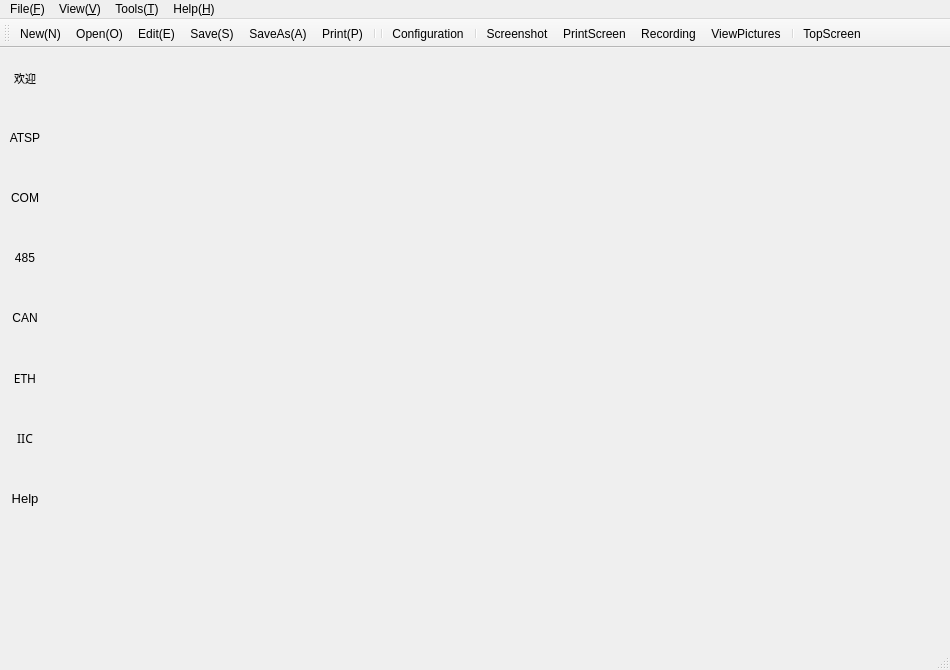
<?xml version="1.0" encoding="UTF-8"?>
<ui version="4.0">
 <class>ATSP</class>
 <widget class="QMainWindow" name="ATSP">
  <property name="geometry">
   <rect>
    <x>0</x>
    <y>0</y>
    <width>950</width>
    <height>670</height>
   </rect>
  </property>
  <property name="sizePolicy">
   <sizepolicy hsizetype="Expanding" vsizetype="Expanding">
    <horstretch>0</horstretch>
    <verstretch>0</verstretch>
   </sizepolicy>
  </property>
  <property name="minimumSize">
   <size>
    <width>800</width>
    <height>670</height>
   </size>
  </property>
  <property name="baseSize">
   <size>
    <width>800</width>
    <height>600</height>
   </size>
  </property>
  <property name="windowTitle">
   <string>ATSP-AutoTestSystemPlatform</string>
  </property>
  <property name="windowIcon">
   <iconset resource="resource.qrc">
    <normaloff>:/new/icon/images/atsp.ico</normaloff>:/new/icon/images/atsp.ico</iconset>
  </property>
  <property name="windowOpacity">
   <double>1.000000000000000</double>
  </property>
  <property name="autoFillBackground">
   <bool>true</bool>
  </property>
  <property name="iconSize">
   <size>
    <width>24</width>
    <height>24</height>
   </size>
  </property>
  <property name="toolButtonStyle">
   <enum>Qt::ToolButtonTextBesideIcon</enum>
  </property>
  <property name="documentMode">
   <bool>false</bool>
  </property>
  <widget class="QWidget" name="centralWidget">
   <property name="font">
    <font>
     <pointsize>10</pointsize>
    </font>
   </property>
   <property name="autoFillBackground">
    <bool>true</bool>
   </property>
   <layout class="QGridLayout" name="gridLayout_15">
    <property name="leftMargin">
     <number>0</number>
    </property>
    <property name="topMargin">
     <number>0</number>
    </property>
    <property name="rightMargin">
     <number>0</number>
    </property>
    <property name="bottomMargin">
     <number>0</number>
    </property>
    <property name="spacing">
     <number>0</number>
    </property>
    <item row="0" column="0">
     <widget class="QWidget" name="functionWidget" native="true">
      <property name="sizePolicy">
       <sizepolicy hsizetype="Preferred" vsizetype="Expanding">
        <horstretch>0</horstretch>
        <verstretch>0</verstretch>
       </sizepolicy>
      </property>
      <property name="minimumSize">
       <size>
        <width>50</width>
        <height>0</height>
       </size>
      </property>
      <property name="maximumSize">
       <size>
        <width>50</width>
        <height>16777215</height>
       </size>
      </property>
      <property name="autoFillBackground">
       <bool>true</bool>
      </property>
      <layout class="QGridLayout" name="gridLayout_16">
       <property name="leftMargin">
        <number>0</number>
       </property>
       <property name="topMargin">
        <number>0</number>
       </property>
       <property name="rightMargin">
        <number>0</number>
       </property>
       <property name="bottomMargin">
        <number>0</number>
       </property>
       <property name="spacing">
        <number>0</number>
       </property>
       <item row="0" column="0">
        <widget class="QToolButton" name="welcomeToolButton">
         <property name="minimumSize">
          <size>
           <width>50</width>
           <height>60</height>
          </size>
         </property>
         <property name="maximumSize">
          <size>
           <width>50</width>
           <height>60</height>
          </size>
         </property>
         <property name="font">
          <font>
           <pointsize>8</pointsize>
          </font>
         </property>
         <property name="autoFillBackground">
          <bool>false</bool>
         </property>
         <property name="text">
          <string>欢迎</string>
         </property>
         <property name="icon">
          <iconset resource="resource.qrc">
           <normaloff>:/new/icon/images/welcome.ico</normaloff>:/new/icon/images/welcome.ico</iconset>
         </property>
         <property name="iconSize">
          <size>
           <width>30</width>
           <height>30</height>
          </size>
         </property>
         <property name="checkable">
          <bool>false</bool>
         </property>
         <property name="popupMode">
          <enum>QToolButton::DelayedPopup</enum>
         </property>
         <property name="toolButtonStyle">
          <enum>Qt::ToolButtonTextUnderIcon</enum>
         </property>
         <property name="autoRaise">
          <bool>true</bool>
         </property>
         <property name="arrowType">
          <enum>Qt::NoArrow</enum>
         </property>
        </widget>
       </item>
       <item row="6" column="0">
        <widget class="QToolButton" name="ethernetToolButton">
         <property name="minimumSize">
          <size>
           <width>50</width>
           <height>60</height>
          </size>
         </property>
         <property name="maximumSize">
          <size>
           <width>50</width>
           <height>60</height>
          </size>
         </property>
         <property name="font">
          <font>
           <family>SimSun-ExtB</family>
           <pointsize>9</pointsize>
          </font>
         </property>
         <property name="autoFillBackground">
          <bool>true</bool>
         </property>
         <property name="text">
          <string>ETH</string>
         </property>
         <property name="icon">
          <iconset resource="resource.qrc">
           <normaloff>:/new/icon/images/ethernet.ico</normaloff>:/new/icon/images/ethernet.ico</iconset>
         </property>
         <property name="iconSize">
          <size>
           <width>30</width>
           <height>30</height>
          </size>
         </property>
         <property name="toolButtonStyle">
          <enum>Qt::ToolButtonTextUnderIcon</enum>
         </property>
         <property name="autoRaise">
          <bool>true</bool>
         </property>
        </widget>
       </item>
       <item row="4" column="0">
        <widget class="QToolButton" name="rs485ToolButton">
         <property name="minimumSize">
          <size>
           <width>50</width>
           <height>60</height>
          </size>
         </property>
         <property name="maximumSize">
          <size>
           <width>50</width>
           <height>60</height>
          </size>
         </property>
         <property name="font">
          <font>
           <pointsize>9</pointsize>
          </font>
         </property>
         <property name="autoFillBackground">
          <bool>true</bool>
         </property>
         <property name="text">
          <string>485</string>
         </property>
         <property name="icon">
          <iconset resource="resource.qrc">
           <normaloff>:/new/icon/images/RS485.ico</normaloff>:/new/icon/images/RS485.ico</iconset>
         </property>
         <property name="iconSize">
          <size>
           <width>30</width>
           <height>30</height>
          </size>
         </property>
         <property name="toolButtonStyle">
          <enum>Qt::ToolButtonTextUnderIcon</enum>
         </property>
         <property name="autoRaise">
          <bool>true</bool>
         </property>
        </widget>
       </item>
       <item row="1" column="0">
        <widget class="QToolButton" name="atspToolButton">
         <property name="minimumSize">
          <size>
           <width>50</width>
           <height>60</height>
          </size>
         </property>
         <property name="maximumSize">
          <size>
           <width>50</width>
           <height>60</height>
          </size>
         </property>
         <property name="font">
          <font>
           <pointsize>9</pointsize>
          </font>
         </property>
         <property name="focusPolicy">
          <enum>Qt::TabFocus</enum>
         </property>
         <property name="autoFillBackground">
          <bool>true</bool>
         </property>
         <property name="text">
          <string>ATSP</string>
         </property>
         <property name="icon">
          <iconset resource="resource.qrc">
           <normaloff>:/new/icon/images/atsp.ico</normaloff>:/new/icon/images/atsp.ico</iconset>
         </property>
         <property name="iconSize">
          <size>
           <width>30</width>
           <height>30</height>
          </size>
         </property>
         <property name="toolButtonStyle">
          <enum>Qt::ToolButtonTextUnderIcon</enum>
         </property>
         <property name="autoRaise">
          <bool>true</bool>
         </property>
        </widget>
       </item>
       <item row="2" column="0">
        <widget class="QToolButton" name="commonToolButton">
         <property name="minimumSize">
          <size>
           <width>50</width>
           <height>60</height>
          </size>
         </property>
         <property name="maximumSize">
          <size>
           <width>50</width>
           <height>60</height>
          </size>
         </property>
         <property name="font">
          <font>
           <pointsize>9</pointsize>
          </font>
         </property>
         <property name="autoFillBackground">
          <bool>true</bool>
         </property>
         <property name="text">
          <string>COM</string>
         </property>
         <property name="icon">
          <iconset resource="resource.qrc">
           <normaloff>:/new/icon/images/serialPort.ico</normaloff>:/new/icon/images/serialPort.ico</iconset>
         </property>
         <property name="iconSize">
          <size>
           <width>30</width>
           <height>30</height>
          </size>
         </property>
         <property name="toolButtonStyle">
          <enum>Qt::ToolButtonTextUnderIcon</enum>
         </property>
         <property name="autoRaise">
          <bool>true</bool>
         </property>
        </widget>
       </item>
       <item row="8" column="0">
        <widget class="QToolButton" name="helpToolButton">
         <property name="minimumSize">
          <size>
           <width>50</width>
           <height>60</height>
          </size>
         </property>
         <property name="maximumSize">
          <size>
           <width>50</width>
           <height>60</height>
          </size>
         </property>
         <property name="autoFillBackground">
          <bool>true</bool>
         </property>
         <property name="text">
          <string>Help</string>
         </property>
         <property name="icon">
          <iconset resource="resource.qrc">
           <normaloff>:/new/icon/images/help.ico</normaloff>:/new/icon/images/help.ico</iconset>
         </property>
         <property name="iconSize">
          <size>
           <width>30</width>
           <height>30</height>
          </size>
         </property>
         <property name="toolButtonStyle">
          <enum>Qt::ToolButtonTextUnderIcon</enum>
         </property>
         <property name="autoRaise">
          <bool>true</bool>
         </property>
        </widget>
       </item>
       <item row="9" column="0">
        <spacer name="verticalSpacer">
         <property name="orientation">
          <enum>Qt::Vertical</enum>
         </property>
         <property name="sizeHint" stdset="0">
          <size>
           <width>20</width>
           <height>246</height>
          </size>
         </property>
        </spacer>
       </item>
       <item row="5" column="0">
        <widget class="QToolButton" name="canToolButton">
         <property name="minimumSize">
          <size>
           <width>50</width>
           <height>60</height>
          </size>
         </property>
         <property name="maximumSize">
          <size>
           <width>50</width>
           <height>60</height>
          </size>
         </property>
         <property name="font">
          <font>
           <pointsize>9</pointsize>
          </font>
         </property>
         <property name="autoFillBackground">
          <bool>true</bool>
         </property>
         <property name="text">
          <string>CAN</string>
         </property>
         <property name="icon">
          <iconset resource="resource.qrc">
           <normaloff>:/new/icon/images/CAN.ico</normaloff>:/new/icon/images/CAN.ico</iconset>
         </property>
         <property name="iconSize">
          <size>
           <width>30</width>
           <height>30</height>
          </size>
         </property>
         <property name="toolButtonStyle">
          <enum>Qt::ToolButtonTextUnderIcon</enum>
         </property>
         <property name="autoRaise">
          <bool>true</bool>
         </property>
        </widget>
       </item>
       <item row="7" column="0">
        <widget class="QToolButton" name="iicspiToolButton">
         <property name="minimumSize">
          <size>
           <width>50</width>
           <height>60</height>
          </size>
         </property>
         <property name="maximumSize">
          <size>
           <width>50</width>
           <height>60</height>
          </size>
         </property>
         <property name="font">
          <font>
           <family>SimSun-ExtB</family>
           <pointsize>9</pointsize>
          </font>
         </property>
         <property name="autoFillBackground">
          <bool>true</bool>
         </property>
         <property name="text">
          <string>IIC</string>
         </property>
         <property name="icon">
          <iconset resource="resource.qrc">
           <normaloff>:/new/icon/images/iicspi.ico</normaloff>:/new/icon/images/iicspi.ico</iconset>
         </property>
         <property name="iconSize">
          <size>
           <width>30</width>
           <height>30</height>
          </size>
         </property>
         <property name="toolButtonStyle">
          <enum>Qt::ToolButtonTextUnderIcon</enum>
         </property>
         <property name="autoRaise">
          <bool>true</bool>
         </property>
        </widget>
       </item>
      </layout>
     </widget>
    </item>
    <item row="0" column="1">
     <widget class="QWidget" name="AreaWidget" native="true">
      <property name="enabled">
       <bool>true</bool>
      </property>
      <property name="sizePolicy">
       <sizepolicy hsizetype="Preferred" vsizetype="Preferred">
        <horstretch>0</horstretch>
        <verstretch>0</verstretch>
       </sizepolicy>
      </property>
      <layout class="QGridLayout" name="gridLayout">
       <property name="leftMargin">
        <number>0</number>
       </property>
       <property name="topMargin">
        <number>0</number>
       </property>
       <property name="rightMargin">
        <number>0</number>
       </property>
       <property name="bottomMargin">
        <number>0</number>
       </property>
       <property name="spacing">
        <number>0</number>
       </property>
      </layout>
     </widget>
    </item>
   </layout>
  </widget>
  <widget class="QMenuBar" name="menuBar">
   <property name="geometry">
    <rect>
     <x>0</x>
     <y>0</y>
     <width>950</width>
     <height>22</height>
    </rect>
   </property>
   <property name="font">
    <font>
     <pointsize>9</pointsize>
    </font>
   </property>
   <widget class="QMenu" name="menuSystem_s">
    <property name="title">
     <string>File(&amp;F)</string>
    </property>
    <addaction name="actionNew_N"/>
    <addaction name="actionOpen_O"/>
    <addaction name="actionEdit"/>
    <addaction name="actionSave_S"/>
    <addaction name="actionSaveAs_A"/>
    <addaction name="separator"/>
    <addaction name="actionPrint_P"/>
    <addaction name="separator"/>
    <addaction name="actionExit_X"/>
   </widget>
   <widget class="QMenu" name="menuView_V">
    <property name="title">
     <string>View(&amp;V)</string>
    </property>
    <widget class="QMenu" name="menuLanguage">
     <property name="title">
      <string>Language</string>
     </property>
     <property name="icon">
      <iconset resource="resource.qrc">
       <normaloff>:/new/icon/images/Language.ico</normaloff>:/new/icon/images/Language.ico</iconset>
     </property>
     <addaction name="actionEnglish"/>
     <addaction name="actionChinese"/>
    </widget>
    <widget class="QMenu" name="menuATSP">
     <property name="title">
      <string>ATSP</string>
     </property>
     <property name="icon">
      <iconset resource="resource.qrc">
       <normaloff>:/new/icon/images/atsp.ico</normaloff>:/new/icon/images/atsp.ico</iconset>
     </property>
     <addaction name="actionSequenceExecutor"/>
     <addaction name="actionConsolOutput"/>
     <addaction name="actionSequenceEdit"/>
     <addaction name="separator"/>
     <addaction name="actionSequence"/>
     <addaction name="actionTree"/>
     <addaction name="actionStatus"/>
     <addaction name="separator"/>
     <addaction name="actionEngineLog"/>
     <addaction name="actionGeneralLog"/>
     <addaction name="actionGraphLog"/>
     <addaction name="actionStatisticLog"/>
    </widget>
    <addaction name="menuATSP"/>
    <addaction name="separator"/>
    <addaction name="actionCommon"/>
    <addaction name="actionRS"/>
    <addaction name="actionCAN"/>
    <addaction name="actionEthernet"/>
    <addaction name="separator"/>
    <addaction name="actionToolsBar"/>
    <addaction name="separator"/>
    <addaction name="actionTopScreen"/>
    <addaction name="separator"/>
    <addaction name="menuLanguage"/>
    <addaction name="actionHelp_2"/>
   </widget>
   <widget class="QMenu" name="menuTools_T">
    <property name="title">
     <string>Tools(&amp;T)</string>
    </property>
    <addaction name="actionConfiguration"/>
    <addaction name="actionScreenshot"/>
    <addaction name="actionPrintScreen"/>
    <addaction name="actionRecording"/>
    <addaction name="actionViewPictures"/>
   </widget>
   <widget class="QMenu" name="menuHelp_H">
    <property name="title">
     <string>Help(&amp;H)</string>
    </property>
    <addaction name="actionHelp"/>
    <addaction name="actionAbout"/>
   </widget>
   <addaction name="menuSystem_s"/>
   <addaction name="menuView_V"/>
   <addaction name="menuTools_T"/>
   <addaction name="menuHelp_H"/>
  </widget>
  <widget class="QToolBar" name="mainToolBar">
   <property name="font">
    <font>
     <pointsize>9</pointsize>
     <weight>50</weight>
     <bold>false</bold>
    </font>
   </property>
   <property name="iconSize">
    <size>
     <width>25</width>
     <height>25</height>
    </size>
   </property>
   <property name="toolButtonStyle">
    <enum>Qt::ToolButtonIconOnly</enum>
   </property>
   <attribute name="toolBarArea">
    <enum>TopToolBarArea</enum>
   </attribute>
   <attribute name="toolBarBreak">
    <bool>false</bool>
   </attribute>
   <addaction name="actionNew_N"/>
   <addaction name="actionOpen_O"/>
   <addaction name="actionEdit"/>
   <addaction name="actionSave_S"/>
   <addaction name="actionSaveAs_A"/>
   <addaction name="actionPrint_P"/>
   <addaction name="separator"/>
   <addaction name="separator"/>
   <addaction name="actionConfiguration"/>
   <addaction name="separator"/>
   <addaction name="actionScreenshot"/>
   <addaction name="actionPrintScreen"/>
   <addaction name="actionRecording"/>
   <addaction name="actionViewPictures"/>
   <addaction name="separator"/>
   <addaction name="actionTopScreen"/>
  </widget>
  <widget class="QStatusBar" name="statusBar"/>
  <action name="actionConfiguration">
   <property name="icon">
    <iconset resource="resource.qrc">
     <normaloff>:/new/icon/images/setting.ico</normaloff>:/new/icon/images/setting.ico</iconset>
   </property>
   <property name="text">
    <string>Configuration</string>
   </property>
  </action>
  <action name="actionSequenceExecutor">
   <property name="icon">
    <iconset resource="resource.qrc">
     <normaloff>:/new/icon/images/SequenceExecutor .ico</normaloff>:/new/icon/images/SequenceExecutor .ico</iconset>
   </property>
   <property name="text">
    <string>SequenceExecutor </string>
   </property>
  </action>
  <action name="actionConsolOutput">
   <property name="icon">
    <iconset resource="resource.qrc">
     <normaloff>:/new/icon/images/console.ico</normaloff>:/new/icon/images/console.ico</iconset>
   </property>
   <property name="text">
    <string>ConsolOutput </string>
   </property>
  </action>
  <action name="actionSequenceEdit">
   <property name="icon">
    <iconset resource="resource.qrc">
     <normaloff>:/new/icon/images/SequenceEdit.ico</normaloff>:/new/icon/images/SequenceEdit.ico</iconset>
   </property>
   <property name="text">
    <string>SequenceEdit</string>
   </property>
  </action>
  <action name="actionSequence">
   <property name="icon">
    <iconset resource="resource.qrc">
     <normaloff>:/new/icon/images/tree1.ico</normaloff>:/new/icon/images/tree1.ico</iconset>
   </property>
   <property name="text">
    <string>Sequence</string>
   </property>
  </action>
  <action name="actionTree">
   <property name="icon">
    <iconset resource="resource.qrc">
     <normaloff>:/new/icon/images/tree2.ico</normaloff>:/new/icon/images/tree2.ico</iconset>
   </property>
   <property name="text">
    <string>Tree</string>
   </property>
  </action>
  <action name="actionStatus">
   <property name="icon">
    <iconset resource="resource.qrc">
     <normaloff>:/new/icon/images/tree3.ico</normaloff>:/new/icon/images/tree3.ico</iconset>
   </property>
   <property name="text">
    <string>Status</string>
   </property>
  </action>
  <action name="actionEngineLog">
   <property name="icon">
    <iconset resource="resource.qrc">
     <normaloff>:/new/icon/images/log1.ico</normaloff>:/new/icon/images/log1.ico</iconset>
   </property>
   <property name="text">
    <string>EngineLog </string>
   </property>
  </action>
  <action name="actionGeneralLog">
   <property name="icon">
    <iconset resource="resource.qrc">
     <normaloff>:/new/icon/images/log2.ico</normaloff>:/new/icon/images/log2.ico</iconset>
   </property>
   <property name="text">
    <string>GeneralLog </string>
   </property>
  </action>
  <action name="actionGraphLog">
   <property name="icon">
    <iconset resource="resource.qrc">
     <normaloff>:/new/icon/images/Graph.ico</normaloff>:/new/icon/images/Graph.ico</iconset>
   </property>
   <property name="text">
    <string>GraphLog</string>
   </property>
  </action>
  <action name="actionStatisticLog">
   <property name="icon">
    <iconset resource="resource.qrc">
     <normaloff>:/new/icon/images/Graphical.ico</normaloff>:/new/icon/images/Graphical.ico</iconset>
   </property>
   <property name="text">
    <string>StatisticLog</string>
   </property>
  </action>
  <action name="actionNew_N">
   <property name="icon">
    <iconset resource="resource.qrc">
     <normaloff>:/new/icon/images/new.ico</normaloff>:/new/icon/images/new.ico</iconset>
   </property>
   <property name="text">
    <string>New(&amp;N)</string>
   </property>
  </action>
  <action name="actionOpen_O">
   <property name="icon">
    <iconset resource="resource.qrc">
     <normaloff>:/new/icon/images/open.ico</normaloff>:/new/icon/images/open.ico</iconset>
   </property>
   <property name="text">
    <string>Open(&amp;O)</string>
   </property>
  </action>
  <action name="actionSave_S">
   <property name="icon">
    <iconset resource="resource.qrc">
     <normaloff>:/new/icon/images/save.ico</normaloff>:/new/icon/images/save.ico</iconset>
   </property>
   <property name="text">
    <string>Save(&amp;S)</string>
   </property>
  </action>
  <action name="actionSaveAs_A">
   <property name="icon">
    <iconset resource="resource.qrc">
     <normaloff>:/new/icon/images/saveAs.ico</normaloff>:/new/icon/images/saveAs.ico</iconset>
   </property>
   <property name="text">
    <string>SaveAs(&amp;A)</string>
   </property>
  </action>
  <action name="actionPrint_P">
   <property name="icon">
    <iconset resource="resource.qrc">
     <normaloff>:/new/icon/images/print.ico</normaloff>:/new/icon/images/print.ico</iconset>
   </property>
   <property name="text">
    <string>Print(&amp;P)</string>
   </property>
  </action>
  <action name="actionExit_X">
   <property name="icon">
    <iconset resource="resource.qrc">
     <normaloff>:/new/icon/images/exit.ico</normaloff>:/new/icon/images/exit.ico</iconset>
   </property>
   <property name="text">
    <string>Exit(&amp;X)</string>
   </property>
  </action>
  <action name="actionEdit">
   <property name="icon">
    <iconset resource="resource.qrc">
     <normaloff>:/new/icon/images/edit.ico</normaloff>:/new/icon/images/edit.ico</iconset>
   </property>
   <property name="text">
    <string>Edit(&amp;E)</string>
   </property>
  </action>
  <action name="actionHelp">
   <property name="icon">
    <iconset resource="resource.qrc">
     <normaloff>:/new/icon/images/help.ico</normaloff>:/new/icon/images/help.ico</iconset>
   </property>
   <property name="text">
    <string>Help</string>
   </property>
  </action>
  <action name="actionAbout">
   <property name="icon">
    <iconset resource="resource.qrc">
     <normaloff>:/new/icon/images/info.ico</normaloff>:/new/icon/images/info.ico</iconset>
   </property>
   <property name="text">
    <string>About</string>
   </property>
  </action>
  <action name="actionProtocol">
   <property name="text">
    <string>Protocol</string>
   </property>
  </action>
  <action name="actionScreenshot">
   <property name="icon">
    <iconset resource="resource.qrc">
     <normaloff>:/new/icon/images/Screenshot2.ico</normaloff>:/new/icon/images/Screenshot2.ico</iconset>
   </property>
   <property name="text">
    <string>Screenshot</string>
   </property>
  </action>
  <action name="actionPrintScreen">
   <property name="icon">
    <iconset resource="resource.qrc">
     <normaloff>:/new/icon/images/screenshot.ico</normaloff>:/new/icon/images/screenshot.ico</iconset>
   </property>
   <property name="text">
    <string>PrintScreen</string>
   </property>
  </action>
  <action name="actionEnglish">
   <property name="icon">
    <iconset resource="resource.qrc">
     <normaloff>:/new/icon/images/English.ico</normaloff>:/new/icon/images/English.ico</iconset>
   </property>
   <property name="text">
    <string>English</string>
   </property>
  </action>
  <action name="actionChinese">
   <property name="icon">
    <iconset resource="resource.qrc">
     <normaloff>:/new/icon/images/Chinese.ico</normaloff>:/new/icon/images/Chinese.ico</iconset>
   </property>
   <property name="text">
    <string>简体中文</string>
   </property>
  </action>
  <action name="actionRecording">
   <property name="icon">
    <iconset resource="resource.qrc">
     <normaloff>:/new/icon/images/recording.ico</normaloff>:/new/icon/images/recording.ico</iconset>
   </property>
   <property name="text">
    <string>Recording</string>
   </property>
  </action>
  <action name="actionViewPictures">
   <property name="icon">
    <iconset resource="resource.qrc">
     <normaloff>:/new/icon/images/imgview.ico</normaloff>:/new/icon/images/imgview.ico</iconset>
   </property>
   <property name="text">
    <string>ViewPictures</string>
   </property>
  </action>
  <action name="actionCommon">
   <property name="icon">
    <iconset resource="resource.qrc">
     <normaloff>:/new/icon/images/serialPort.ico</normaloff>:/new/icon/images/serialPort.ico</iconset>
   </property>
   <property name="text">
    <string>Common</string>
   </property>
  </action>
  <action name="actionRS">
   <property name="icon">
    <iconset resource="resource.qrc">
     <normaloff>:/new/icon/images/RS485.ico</normaloff>:/new/icon/images/RS485.ico</iconset>
   </property>
   <property name="text">
    <string>RS485</string>
   </property>
  </action>
  <action name="actionCAN">
   <property name="icon">
    <iconset resource="resource.qrc">
     <normaloff>:/new/icon/images/CAN.ico</normaloff>:/new/icon/images/CAN.ico</iconset>
   </property>
   <property name="text">
    <string>CAN</string>
   </property>
  </action>
  <action name="actionEthernet">
   <property name="icon">
    <iconset resource="resource.qrc">
     <normaloff>:/new/icon/images/ethernet.ico</normaloff>:/new/icon/images/ethernet.ico</iconset>
   </property>
   <property name="text">
    <string>Ethernet</string>
   </property>
  </action>
  <action name="actionHelp_2">
   <property name="icon">
    <iconset resource="resource.qrc">
     <normaloff>:/new/icon/images/help.ico</normaloff>:/new/icon/images/help.ico</iconset>
   </property>
   <property name="text">
    <string>Help</string>
   </property>
  </action>
  <action name="actionToolsBar">
   <property name="icon">
    <iconset resource="resource.qrc">
     <normaloff>:/new/icon/images/toolbar.ico</normaloff>:/new/icon/images/toolbar.ico</iconset>
   </property>
   <property name="text">
    <string>ToolBar</string>
   </property>
  </action>
  <action name="actionTopScreen">
   <property name="icon">
    <iconset resource="resource.qrc">
     <normaloff>:/new/icon/images/topscreen.ico</normaloff>:/new/icon/images/topscreen.ico</iconset>
   </property>
   <property name="text">
    <string>TopScreen</string>
   </property>
  </action>
 </widget>
 <layoutdefault spacing="6" margin="11"/>
 <resources>
  <include location="resource.qrc"/>
 </resources>
 <connections/>
</ui>
